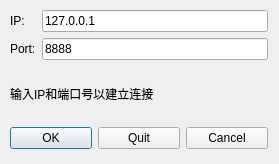
<?xml version="1.0" encoding="UTF-8"?>
<ui version="4.0">
 <class>ClientDialog</class>
 <widget class="QDialog" name="ClientDialog">
  <property name="geometry">
   <rect>
    <x>0</x>
    <y>0</y>
    <width>279</width>
    <height>164</height>
   </rect>
  </property>
  <property name="windowTitle">
   <string>建立连接</string>
  </property>
  <widget class="QWidget" name="">
   <property name="geometry">
    <rect>
     <x>10</x>
     <y>10</y>
     <width>258</width>
     <height>139</height>
    </rect>
   </property>
   <layout class="QVBoxLayout" name="verticalLayout">
    <item>
     <layout class="QGridLayout" name="gridLayout">
      <item row="0" column="0">
       <widget class="QLabel" name="label">
        <property name="text">
         <string>IP:</string>
        </property>
       </widget>
      </item>
      <item row="0" column="1">
       <widget class="QLineEdit" name="ipEdit">
        <property name="text">
         <string>127.0.0.1</string>
        </property>
       </widget>
      </item>
      <item row="1" column="0">
       <widget class="QLabel" name="label_2">
        <property name="text">
         <string>Port:</string>
        </property>
       </widget>
      </item>
      <item row="1" column="1">
       <widget class="QLineEdit" name="portEdit">
        <property name="text">
         <string>8888</string>
        </property>
       </widget>
      </item>
     </layout>
    </item>
    <item>
     <widget class="QLabel" name="statusLabel">
      <property name="text">
       <string>输入IP和端口号以建立连接</string>
      </property>
     </widget>
    </item>
    <item>
     <layout class="QHBoxLayout" name="horizontalLayout">
      <item>
       <widget class="QPushButton" name="okButton">
        <property name="text">
         <string>OK</string>
        </property>
       </widget>
      </item>
      <item>
       <widget class="QPushButton" name="quitButton">
        <property name="text">
         <string>Quit</string>
        </property>
       </widget>
      </item>
      <item>
       <widget class="QPushButton" name="cancelButton">
        <property name="text">
         <string>Cancel</string>
        </property>
       </widget>
      </item>
     </layout>
    </item>
   </layout>
  </widget>
 </widget>
 <resources/>
 <connections/>
</ui>
